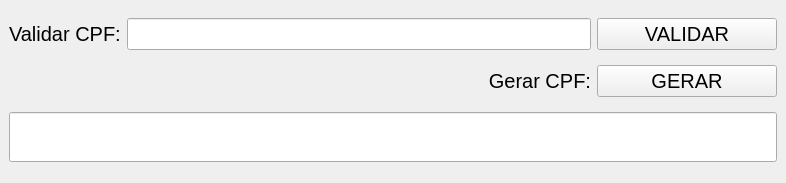
<?xml version="1.0" encoding="UTF-8"?>
<ui version="4.0">
 <class>MainWindow</class>
 <widget class="QMainWindow" name="MainWindow">
  <property name="geometry">
   <rect>
    <x>0</x>
    <y>0</y>
    <width>786</width>
    <height>183</height>
   </rect>
  </property>
  <property name="windowTitle">
   <string>Validador de CPF</string>
  </property>
  <widget class="QWidget" name="centralwidget">
   <layout class="QGridLayout" name="gridLayout">
    <item row="0" column="0">
     <widget class="QLabel" name="label">
      <property name="font">
       <font>
        <pointsize>15</pointsize>
       </font>
      </property>
      <property name="text">
       <string>Validar CPF:</string>
      </property>
     </widget>
    </item>
    <item row="1" column="1">
     <widget class="QLabel" name="label_2">
      <property name="font">
       <font>
        <pointsize>15</pointsize>
       </font>
      </property>
      <property name="text">
       <string>Gerar CPF:</string>
      </property>
      <property name="alignment">
       <set>Qt::AlignRight|Qt::AlignTrailing|Qt::AlignVCenter</set>
      </property>
     </widget>
    </item>
    <item row="0" column="2">
     <widget class="QPushButton" name="btnValidaCPF">
      <property name="sizePolicy">
       <sizepolicy hsizetype="Preferred" vsizetype="Fixed">
        <horstretch>0</horstretch>
        <verstretch>0</verstretch>
       </sizepolicy>
      </property>
      <property name="minimumSize">
       <size>
        <width>180</width>
        <height>0</height>
       </size>
      </property>
      <property name="font">
       <font>
        <pointsize>15</pointsize>
       </font>
      </property>
      <property name="text">
       <string>VALIDAR</string>
      </property>
     </widget>
    </item>
    <item row="0" column="1">
     <widget class="QLineEdit" name="inputValidaCPF">
      <property name="font">
       <font>
        <pointsize>15</pointsize>
       </font>
      </property>
     </widget>
    </item>
    <item row="1" column="2">
     <widget class="QPushButton" name="btnGeraCPF">
      <property name="font">
       <font>
        <pointsize>15</pointsize>
       </font>
      </property>
      <property name="text">
       <string>GERAR</string>
      </property>
     </widget>
    </item>
    <item row="2" column="0" colspan="3">
     <widget class="QLineEdit" name="labelRetorno">
      <property name="font">
       <font>
        <pointsize>28</pointsize>
       </font>
      </property>
      <property name="styleSheet">
       <string notr="true">color: green;</string>
      </property>
      <property name="alignment">
       <set>Qt::AlignCenter</set>
      </property>
      <property name="readOnly">
       <bool>true</bool>
      </property>
     </widget>
    </item>
   </layout>
  </widget>
 </widget>
 <resources/>
 <connections/>
</ui>
